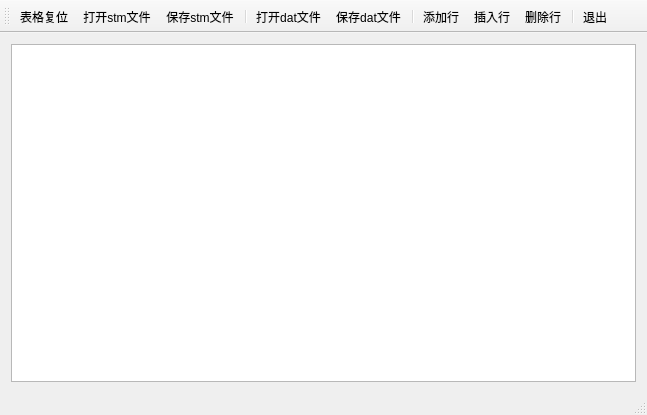
<?xml version="1.0" encoding="UTF-8"?>
<ui version="4.0">
 <class>MainWindow</class>
 <widget class="QMainWindow" name="MainWindow">
  <property name="geometry">
   <rect>
    <x>0</x>
    <y>0</y>
    <width>647</width>
    <height>415</height>
   </rect>
  </property>
  <property name="windowTitle">
   <string>MainWindow</string>
  </property>
  <widget class="QWidget" name="centralWidget">
   <layout class="QVBoxLayout" name="verticalLayout">
    <item>
     <widget class="QTableView" name="tableView"/>
    </item>
   </layout>
  </widget>
  <widget class="QMenuBar" name="menuBar">
   <property name="geometry">
    <rect>
     <x>0</x>
     <y>0</y>
     <width>647</width>
     <height>23</height>
    </rect>
   </property>
  </widget>
  <widget class="QToolBar" name="mainToolBar">
   <property name="toolButtonStyle">
    <enum>Qt::ToolButtonTextUnderIcon</enum>
   </property>
   <attribute name="toolBarArea">
    <enum>TopToolBarArea</enum>
   </attribute>
   <attribute name="toolBarBreak">
    <bool>false</bool>
   </attribute>
   <addaction name="action"/>
   <addaction name="action_stm"/>
   <addaction name="actSave"/>
   <addaction name="separator"/>
   <addaction name="action_dat"/>
   <addaction name="action_dat_2"/>
   <addaction name="separator"/>
   <addaction name="action_2"/>
   <addaction name="action_3"/>
   <addaction name="action_4"/>
   <addaction name="separator"/>
   <addaction name="actExit"/>
  </widget>
  <widget class="QStatusBar" name="statusBar"/>
  <action name="action">
   <property name="icon">
    <iconset resource="res.qrc">
     <normaloff>:/images/icons/100.bmp</normaloff>:/images/icons/100.bmp</iconset>
   </property>
   <property name="text">
    <string>表格复位</string>
   </property>
   <property name="toolTip">
    <string>表格复位</string>
   </property>
  </action>
  <action name="action_stm">
   <property name="icon">
    <iconset resource="res.qrc">
     <normaloff>:/images/icons/open.bmp</normaloff>:/images/icons/open.bmp</iconset>
   </property>
   <property name="text">
    <string>打开stm文件</string>
   </property>
   <property name="toolTip">
    <string>打开stm文件</string>
   </property>
  </action>
  <action name="actSave">
   <property name="icon">
    <iconset resource="res.qrc">
     <normaloff>:/images/icons/save.bmp</normaloff>:/images/icons/save.bmp</iconset>
   </property>
   <property name="text">
    <string>保存stm文件</string>
   </property>
   <property name="toolTip">
    <string>保存stm文件</string>
   </property>
  </action>
  <action name="action_dat">
   <property name="icon">
    <iconset resource="res.qrc">
     <normaloff>:/images/icons/126.bmp</normaloff>:/images/icons/126.bmp</iconset>
   </property>
   <property name="text">
    <string>打开dat文件</string>
   </property>
   <property name="toolTip">
    <string>打开dat文件</string>
   </property>
  </action>
  <action name="action_dat_2">
   <property name="icon">
    <iconset resource="res.qrc">
     <normaloff>:/images/icons/066.GIF</normaloff>:/images/icons/066.GIF</iconset>
   </property>
   <property name="text">
    <string>保存dat文件</string>
   </property>
  </action>
  <action name="action_2">
   <property name="icon">
    <iconset resource="res.qrc">
     <normaloff>:/images/icons/append.bmp</normaloff>:/images/icons/append.bmp</iconset>
   </property>
   <property name="text">
    <string>添加行</string>
   </property>
   <property name="toolTip">
    <string>添加行</string>
   </property>
  </action>
  <action name="action_3">
   <property name="icon">
    <iconset resource="res.qrc">
     <normaloff>:/images/icons/306.bmp</normaloff>:/images/icons/306.bmp</iconset>
   </property>
   <property name="text">
    <string>插入行</string>
   </property>
  </action>
  <action name="action_4">
   <property name="icon">
    <iconset resource="res.qrc">
     <normaloff>:/images/icons/delete.bmp</normaloff>:/images/icons/delete.bmp</iconset>
   </property>
   <property name="text">
    <string>删除行</string>
   </property>
  </action>
  <action name="actExit">
   <property name="icon">
    <iconset resource="res.qrc">
     <normaloff>:/images/icons/exit.bmp</normaloff>:/images/icons/exit.bmp</iconset>
   </property>
   <property name="text">
    <string>退出</string>
   </property>
  </action>
 </widget>
 <layoutdefault spacing="6" margin="11"/>
 <resources>
  <include location="res.qrc"/>
 </resources>
 <connections>
  <connection>
   <sender>actExit</sender>
   <signal>triggered()</signal>
   <receiver>MainWindow</receiver>
   <slot>close()</slot>
   <hints>
    <hint type="sourcelabel">
     <x>-1</x>
     <y>-1</y>
    </hint>
    <hint type="destinationlabel">
     <x>323</x>
     <y>207</y>
    </hint>
   </hints>
  </connection>
 </connections>
</ui>
